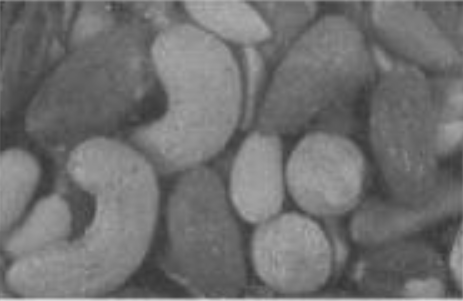
#> input picture histogram-esitleme/histogram-image.png, 463 x 301 px
$ python main.py
#> lines starting #> are read from the running program, lines starting #| are printed output that depends on the picture
import cv2
import numpy as np
import matplotlib.pyplot as plt

def histogram_equalization(image_path):
#> called with image_path = 'histogram-image.png'
    image = cv2.imread(image_path, cv2.IMREAD_GRAYSCALE)
#> image is the input picture: shape (301, 463); min 53, max 221, mean 112

    equalized_image = cv2.equalizeHist(image)
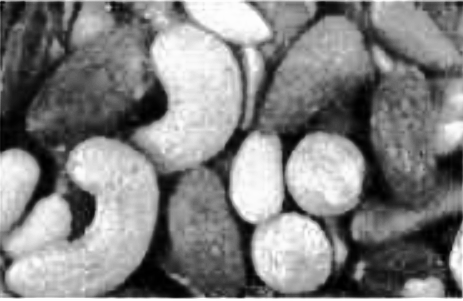
#> equalized_image: shape (301, 463); min 0, max 255, mean 128.9

    plt.figure(figsize=(10, 5))

    plt.subplot(1, 2, 1)
    plt.imshow(image, cmap='gray')
    plt.title('Orjinal Görüntü')

    plt.subplot(1, 2, 2)
    plt.imshow(equalized_image, cmap='gray')
    plt.title('Histogram Eşitleme Sonrası')

    plt.show()
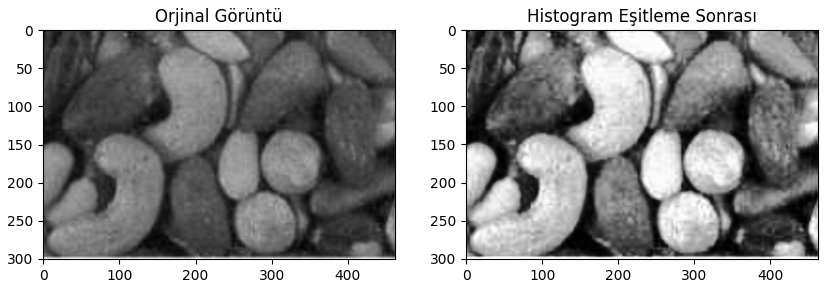
#> figure drawn by matplotlib, 2 panels

image_path = "histogram-image.png"
histogram_equalization(image_path)
